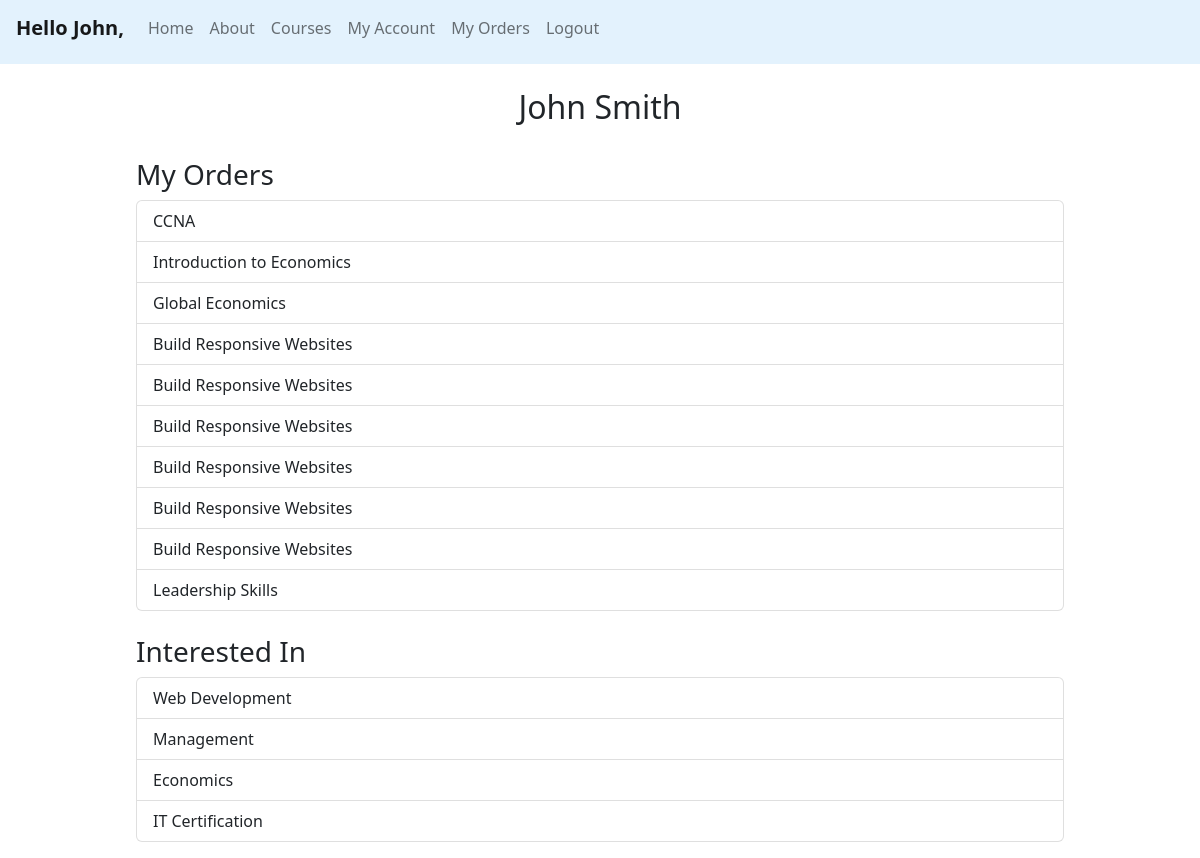
The app's page /myapp/my_account/ (signed in) with its own data.
### myapp/models.py (models this page shows, shortened)
class Order(models.Model):
    STATUS = [(0, 'Cancelled'), (1, 'Order Confirmed')]
    course = models.ForeignKey(Course, related_name='orders', on_delete=models.CASCADE)
    student = models.ForeignKey(Student, related_name='orders', on_delete=models.CASCADE)
    levels = models.PositiveIntegerField()
    order_status = models.IntegerField(choices=STATUS, default=1)
    order_date = models.DateTimeField()

class Course(models.Model):
    topic = models.ForeignKey(Topic, related_name='courses', on_delete=models.CASCADE)
    name = models.CharField(max_length=200)
    price = models.DecimalField(max_digits=10, decimal_places=2, validators=[validate_price])
    for_everyone = models.BooleanField(default=True)
    description = models.TextField(max_length=300, null=True, blank=True)
    interested = models.PositiveIntegerField(default=0)
    stages = models.PositiveIntegerField(default=3)
    def __str__(self):
        return self.name

class Topic(models.Model):
    name = models.CharField(max_length=200)
    category = models.CharField(max_length=200, blank=False, null=False, default='')

### myapp/views.py (the view)
# urls.py: path(r'my_account/', views.my_account, name='my_account'),
@login_required()
def my_account(request):
    students = Student.objects.filter(pk=request.user.id)
    if len(students) == 1:
        student = students[0]
        return render(request, 'myapp/my_account.html', {'fullName': student.first_name + " " + student.last_name,
                                                         'image': student.image,
                                                         'orders': student.orders.all(),
                                                         'interested_in': student.interested_in.all()
                                                         })
    else:
        return HttpResponse('You are not a registered student!')

### myapp/templates/myapp/my_account.html (shortened to what this page needs)
{% extends 'myapp/base.html' %}
{% block body_block %}
       <div style="width: 80%; margin: auto">
        <div class="mt-2">
            <h2>{{ fullName }}</h2>
        </div>
      {% if orders %}
      <br>
      <h3>My Orders</h3>
      <ul class="list-group">
        {% for order in orders %}
        <li class="list-group-item">{{ order.course }}</li>
        {% endfor %}
      </ul>
      {% else %}
      <h2>You don't have any orders</h2>
      {% endif %} {% if interested_in %}
      <br>
      <h3>Interested In</h3>
      <ul class="list-group">
        {% for topic in interested_in %}
        <li class="list-group-item">{{ topic.name }}</li>
        {% endfor %}
      </ul>
      {% else %}
      <h2>You don't have any Interests</h2>
      {% endif %}
    </div>
{% endblock %}

### myapp/templates/myapp/base.html (shortened to what this page needs)
<!DOCTYPE html>
{% load static %}
<html>
    <head>
        <link rel="stylesheet" type="text/css" href="{% static 'myapp/style.css' %}"/>
        <link href="https://cdn.jsdelivr.net/npm/bootstrap@5.2.0/dist/css/bootstrap.min.css" rel="stylesheet">
    </head>
    <body>
        <nav class="navbar navbar-light navbar-expand-lg px-3 pb-0" style="background-color: #e3f2fd;">
            <div class="collapse navbar-collapse" id="navbarNav">
                <ul class="navbar-nav">
                    <li class="nav-item" style="font-weight: bold">
                        {% if request.user.is_authenticated %}
                            <p class="navbar-brand">Hello {{ request.user.first_name }},</p>
                        {% else %}
                            <p class="navbar-brand">Hello User,</p>
                        {% endif %}
                    </li>
                    <li class="nav-item active"><a class="nav-link" href="{% url 'myapp:index' %}">Home</a></li>
                    <li class="nav-item"><a class="nav-link" href="/myapp/about/">About</a></li>
                    <li class="nav-item"><a class="nav-link" href="{% url 'myapp:courses' %}">Courses</a></li>
                    {% if request.user.is_authenticated %}
                        <li class="nav-item"><a class="nav-link" href = "{% url 'myapp:my_account' %}">My Account</a></li>
                        <li class="nav-item"><a class="nav-link" href = "{% url 'myapp:myorders' %}">My Orders</a></li>
                        <li class="nav-item"><a class="nav-link" href = "{% url 'myapp:logout' %}">Logout</a></li>
                    {% else %}
                        <li class="nav-item"><a class="nav-link" href = "{% url 'myapp:login' %}">Login<br/></a></li>
                        <li class="nav-item"><a class="nav-link" href = "{% url 'myapp:register' %}">Register</a></li>
                    {% endif %}
                </ul>
            </div>
        </nav>
        <div class="mx-1 p-3">
            {% block body_block %}*** {% endblock %}
        </div>
    </body>
</html>

### myapp/static/myapp/style.css (style rules this page uses)
h2 { text-align: center; }

### records on screen
Order: course "CCNA"
Order: course "Introduction to Economics"
Order: course "Global Economics"
Order: course "Build Responsive Websites"
Order: course "Build Responsive Websites"
Order: course "Build Responsive Websites"
Order: course "Build Responsive Websites"
Order: course "Build Responsive Websites"
Order: course "Build Responsive Websites"
Order: course "Leadership Skills"
Topic: name "Web Development"
Topic: name "Management"
Topic: name "Economics"
Topic: name "IT Certification"

### other values on screen
{{ request.user.first_name }} "John"
{{ fullName }} "John Smith"
